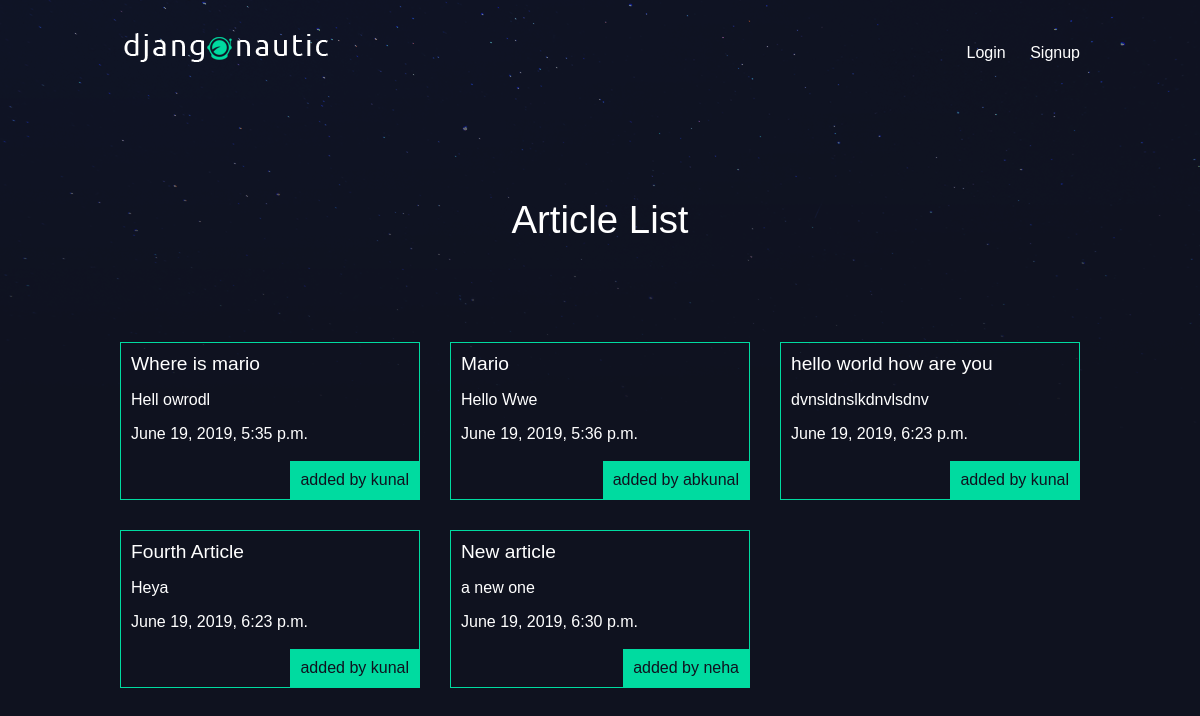
The app's page /articles/ with its own data.
### articles/models.py (models this page shows, shortened)
class Article(models.Model):
  title = models.CharField(max_length=100)
  slug = models.SlugField()
  body = models.TextField()
  date = models.DateTimeField(auto_now_add=True)
  thumb = models.ImageField(default='default.png', blank=True)
  author = models.ForeignKey(User, default=None, on_delete=models.CASCADE)
  def snippet(self):
    return self.body[:50]

### articles/views.py (the view)
# urls.py: path('', views.article_list, name='list'),
def article_list(req):
  articles = Article.objects.all().order_by('date')
  return render(req, 'articles/article_list.html', {
    'articles': articles
  })

### articles/templates/articles/article_list.html
{% extends 'base_layout.html' %}
{% block content %}
  <h1>Article List</h1>
  <div class="articles">
    {% for article in articles %}
    <div class="article">
      <h2><a href="{% url 'articles:detail' slug=article.slug %}">{{ article.title }}</a></h2>
      <p>{{article.snippet}} </p>
      <p>{{article.date}}</p>
      <p class="author">added by {{article.author.username}}</p>
    </div>
    {% endfor %}
  </div>
{% endblock %}

### djangonautic/templates/base_layout.html (shortened to what this page needs)
{% load static from staticfiles %}
<html lang="en">
<head>
  <link rel='stylesheet' href="{% static 'styles.css' %}">
</head>
<body>
  <header class="wrapper">
    <h1>
      <a href="{% url 'home' %}"><img src="{% static 'llgo.png' %}" /></a>
    </h1>
    <nav>
      <ul>
        {% if user.is_authenticated %}
        <li>
          <form class='logout-link' action="{% url 'accounts:logout' %}" method='post'>
            {% csrf_token %}
            <button type="submit">Logout</button>
          </form>
        </li>
        <li>
          <a href="{% url 'articles:create' %}" class="highlight">New Article</a>
        </li>
        {% else %}
        <li>
          <a href="{% url 'accounts:login' %}">Login</a>
        </li>
        <li>
          <a href="{% url 'accounts:signup' %}">Signup</a>
        </li>
        {% endif %}
      </ul>
    </nav>
  </header>
  <div class="wrapper">
    {% block content %}
    {% endblock %}
  </div>
</body>
</html>

### assets/styles.css (style rules this page uses)
body { background-color: #0f121f; background-image: url(stars.png); background-repeat: no-repeat; color: #fff; font-family: sans-serif; }
h1, h2, h3, h4, h5 { font-weight: normal; margin: 0; }
a, a:hover, a:visited { color: #fff; text-decoration: none; }
.wrapper { max-width: 960px; margin: 0 auto; }
div.wrapper h1 { text-align: center; margin: 100px auto; font-size: 2.4em; }
header { display: grid; grid-template-columns: 1fr 1fr; padding: 20px 0; }
nav { justify-self: end; }
nav li { display: inline-block; margin-left: 20px; }
.articles { display: grid; grid-template-columns: 1fr 1fr 1fr; grid-gap: 30px; }
.article { padding: 10px; border: 1px solid #00dba0; position: relative; padding-bottom: 40px; }
.article h2 { font-size: 1.2em; }
.article .author { padding: 10px; background-color: #00dba0; position: absolute; right: 0; bottom: 0; margin: 0; color: #0f121f; }

### records on screen
Article: title "Where is mario", snippet "Hell owrodl", date "June 19, 2019, 5:35 p.m.", author.username "kunal"
Article: title "Mario", snippet "Hello Wwe", date "June 19, 2019, 5:36 p.m.", author.username "abkunal"
Article: title "hello world how are you", snippet "dvnsldnslkdnvlsdnv", date "June 19, 2019, 6:23 p.m.", author.username "kunal"
Article: title "Fourth Article", snippet "Heya", date "June 19, 2019, 6:23 p.m.", author.username "kunal"
Article: title "New article", snippet "a new one", date "June 19, 2019, 6:30 p.m.", author.username "neha"
